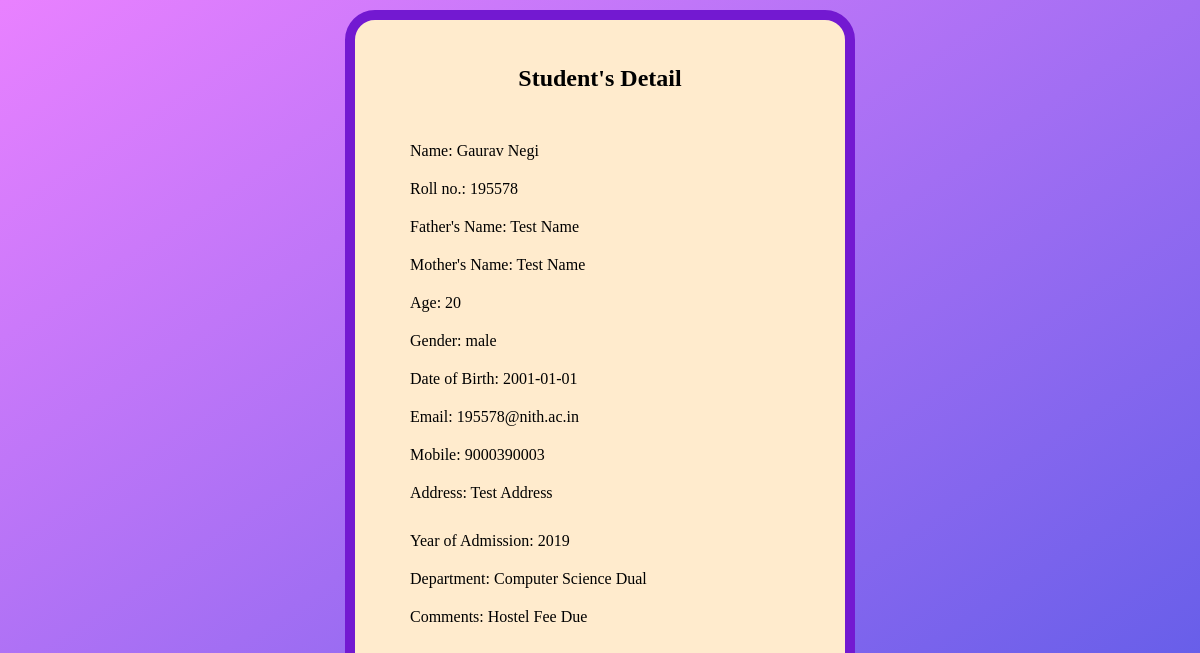
/display.php?rollSearch=195578, run on the app's committed database.
### tables this page shows
CREATE TABLE `students` (
  `name` varchar(60) NOT NULL,
  `age` tinyint(2) NOT NULL,
  `gender` varchar(8) NOT NULL,
  `dob` date NOT NULL,
  `email` varchar(80) NOT NULL,
  `phone` bigint(10) NOT NULL,
  `fname` varchar(60) NOT NULL,
  `mname` varchar(60) NOT NULL,
  `address` varchar(250) NOT NULL,
  `yoadm` smallint(4) NOT NULL,
  `rollno` varchar(10) NOT NULL,
  `dept` varchar(60) NOT NULL,
  `notes` varchar(50) DEFAULT NULL,
  `date` date NOT NULL
);

### display.php (the view, shortened to what this page needs)
<?php
$server = "localhost";
$username = "root";
$password = "";
$database = "student_records";
$conn = mysqli_connect($server, $username, $password, $database);
$query = $_GET["rollSearch"];
            $sql = "select * from students where rollno = $query";
            $result = mysqli_query($conn, $sql);
            $noResult = true;
            while($row = mysqli_fetch_assoc($result)){
                $noResult = false;
                $name = $row['name'];
                $age = $row['age'];
                $gender = $row['gender'];
                $dob = $row['dob'];
                $email = $row['email'];
                $phone = $row['phone'];
                $fname = $row['fname'];
                $mname = $row['mname'];
                $address = $row['address'];
                $yoadm = $row['yoadm'];
                $rollno = $row['rollno'];
                $dept = $row['dept'];
                $notes = $row['notes'];
            }
?>
<!DOCTYPE html>
<html lang="en">
<head>
    <link rel="stylesheet" href="studentreg.css">
</head>
<body>
    <div class="hero">
        <div style="width: 40%; height: 700px;" class="form-box">
            <?php
            if($noResult){
                echo '<div class="button-box">
                <h2 style="padding: 5px; width: max-content;">Roll no. does not exist!</h4>
                </div>
                <a style="margin-left:65px; text-decoration: none;" href="adminLogin.php">Register a New Student?</a>';
            }
            else{
                echo '
                <div class="button-box">
                <h2 style="padding: 5px; width: max-content;">Student\'s Detail</h4>
                </div>
                <div style="flex-direction: column;" class="input-fields">
                <div class="label">Name: '.$name.'</div>
                <div class="label">Roll no.: '.$rollno.'</div>
                <div class="label">Father\'s Name: '.$fname.'</div>
                <div class="label">Mother\'s Name: '.$mname.'</div>
                <div class="label">Age: '.$age.'</div>
                <div class="label">Gender: '.$gender.'</div>
                <div class="label">Date of Birth: '.$dob.'</div>
                <div class="label">Email: '.$email.'</div>
                <div class="label">Mobile: '.$phone.'</div>
                <div style="margin: 10px 50px 20px 50px;" class="label">Address: '.$address.'</div>
                <div class="label">Year of Admission: '.$yoadm.'</div>
                <div class="label">Department: '.$dept.'</div>
                <div class="label">Comments: '.$notes.'</div>
                </div>
                </div>';}
                ?>
                </div>
                </body>
                </html>

### studentreg.css (style rules this page uses)
* { margin: 0; padding: 0; }
.hero { height: 100%; width: 100%; background: linear-gradient(to bottom right, #e981ff, #5b5be7); background-position: center; background-size: cover; position: absolute; }
.form-box { width: 60%; height: 600px; position: relative; margin: 10px auto; background-color: blanchedalmond; padding: 5px; border: 10px solid #7319d1; border-radius: 30px; }
.button-box { margin: 35px; display: flex; text-align: center; position: relative; border-radius: 30px; align-content: center; justify-content: center; }
.input-fields { display: flex; justify-content: center; }
.label { font-size: medium; margin-bottom: 5px; }

### display.php (style rules this page uses)
.label { margin: 10px 50px; }

### data on the page
students: name "Gaurav Negi", rollno "195578", fname "Test Name", mname "Test Name", age "20", gender "male", dob "2001-01-01", email "195578@nith.ac.in", phone "9000390003", address "Test Address", yoadm "2019", dept "Computer Science Dual", notes "Hostel Fee Due"
